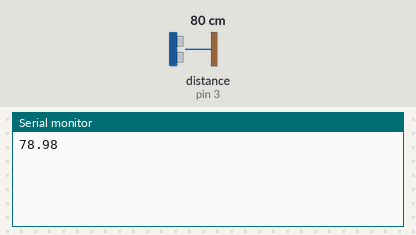
Simulated run of this sketch. Board: Arduino Uno, built with avr-gcc and run on an emulated ATmega328P. Parts: the last lines printed to the serial monitor. Wiring (inferred from the names in the program): ultrasonic range finder: trigger pin 2; echo pin 3. Inputs (shaded band) come from the test bench; at power-on: distance to the obstacle (sensor on pin 3) 80 cm. The echo pulse lasts 58.3 µs per cm.

Above: at 2.2 s.
2.3 s: distance to the obstacle (sensor on pin 3) set to 2 cm
At 2.9 s:
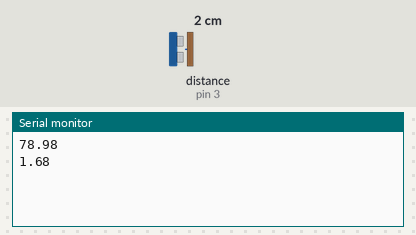
4.3 s: distance to the obstacle (sensor on pin 3) set to 4 cm
At 6.5 s:
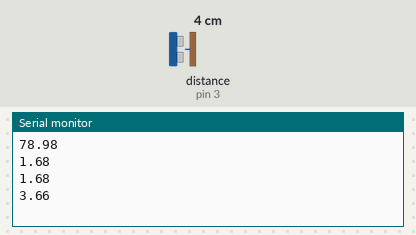
Timing chart, 0 to 8.0 s (numbered marks = the images above; inputs shaded):
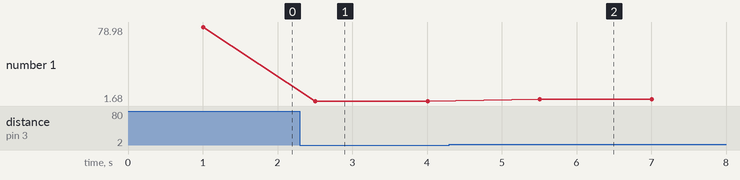

Measured:
- after the input at 2.3 s, the serial monitor: prints a new line after 0.21 s (image 1)
- after the input at 4.3 s, the serial monitor: prints a new line after 1.2 s (image 2)
- plotted number 1: 78.98 → 1.68 after the input at 2.3 s, 1.68 → 3.66 after the input at 4.3 s

The sketch:

sketch_jul23a.ino
```cpp
const int trigPin = 2;
const int echoPin = 3;

void setup() {
  Serial.begin(9600);
  pinMode(trigPin, OUTPUT);
  pinMode(echoPin, INPUT);
  delay(1000);
}
void loop() {
  digitalWrite(trigPin, LOW);
  delayMicroseconds(2);
  digitalWrite(trigPin, HIGH);
  delayMicroseconds(10);
  digitalWrite(trigPin, LOW);

  long duration = pulseIn(echoPin, HIGH, 30000);
  if (duration == 0) {
    Serial.println("0.00");
  } else {
    float distance = duration * 0.034 / 2;
    Serial.println(distance);
  }
  delay(1500);
}
```
